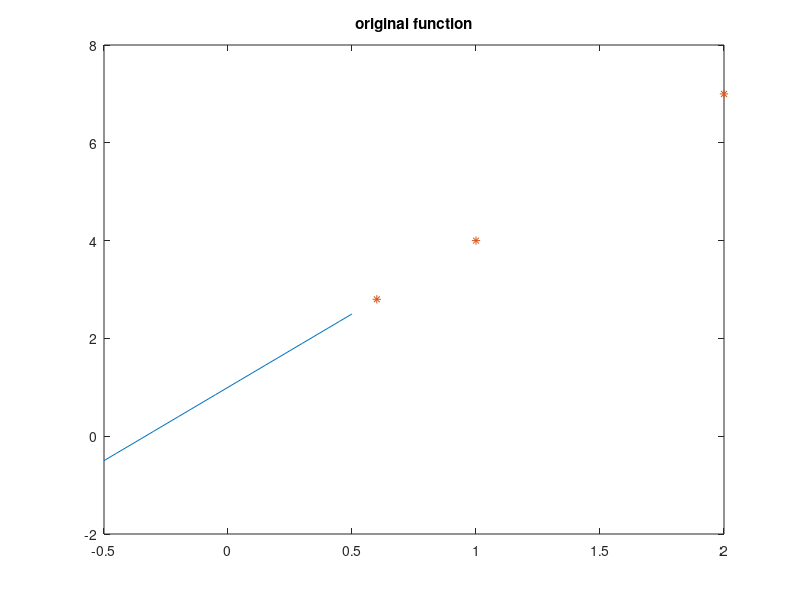

Write MATLAB code to recreate this figure. (Note: this script raises an error after producing the figure.)
% A snippet for running Gaussian process regression based on the algorithm
% in Rasmussen's book
% generate data set
clear 
close all
% low = -5; high = 5;
% coe = ((high-low)*rand(5,1)+low);
% g = @(x) [x^4,x^3,x^2,x,1]*coe;
g = @(x) 3*x+1;
X = [-0.5:0.05:0.5]';
y = zeros(size(X,1),1);
for ii = 1:size(X,1)
    y(ii) = g(X(ii,:));
end
figure(1);
plot(X,y)
title('original function');
hold on
x_star = [0.6,1,2]';
y_star = g(x_star);
plot(x_star,y_star,'*','MarkerSize',6)
% get predictive mean and variance
n = size(X,1);
sig_n = 0.0001; % no noise
l = 0.1; % parameter for rbf
K = rbf(X,X,l);
L = chol(K+sig_n^2*eye(n),'lower');
alpha = L'\(L\y);
k_star = rbf(X,x_star,l);
f_mean = k_star'*alpha;
v = L\k_star;
f_cov = rbf(x_star,x_star,l)-v'*v;
plot(x_star,f_mean,'^','MarkerSize',6)